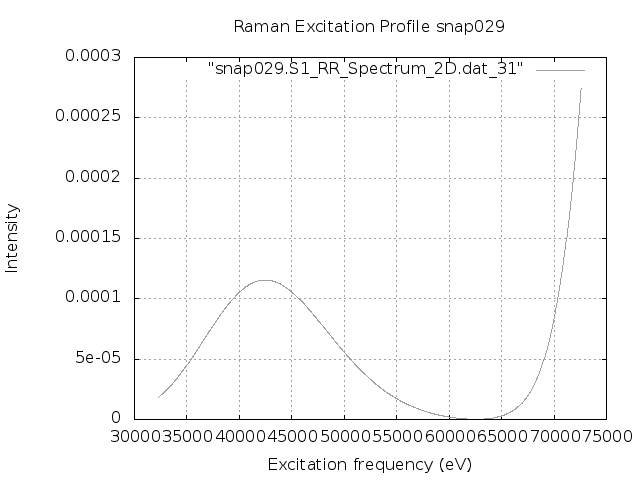

gnuplot code for this plot:
set terminal png
set output "snap029.S1.REP.png"
set xlabel 'Excitation frequency (eV)'
set ylabel 'Intensity'
set title "Raman Excitation Profile snap029"
set grid
set autoscale
plot "snap029.S1_RR_Spectrum_2D.dat_31" with lines lc "blue"
exit
